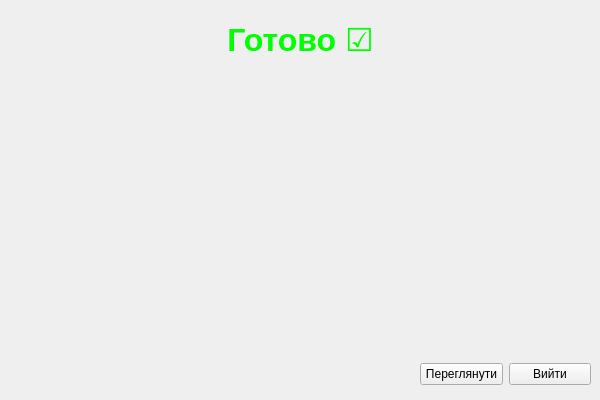
<?xml version="1.0" encoding="UTF-8"?>
<ui version="4.0">
 <class>ThirdWindow</class>
 <widget class="QMainWindow" name="ThirdWindow">
  <property name="geometry">
   <rect>
    <x>0</x>
    <y>0</y>
    <width>600</width>
    <height>400</height>
   </rect>
  </property>
  <property name="windowTitle">
   <string>MainWindow</string>
  </property>
  <widget class="QWidget" name="centralwidget3">
   <widget class="QWidget" name="verticalLayoutWidget">
    <property name="geometry">
     <rect>
      <x>80</x>
      <y>10</y>
      <width>441</width>
      <height>61</height>
     </rect>
    </property>
    <layout class="QVBoxLayout" name="verticalLayout_1_3">
     <item>
      <widget class="QLabel" name="label_1_3">
       <property name="text">
        <string>&lt;html&gt;&lt;head/&gt;&lt;body&gt;&lt;p align=&quot;center&quot;&gt;&lt;span style=&quot; font-size:24pt; font-weight:600; color:#00ff00;&quot;&gt;Готово ☑&lt;/span&gt;&lt;/p&gt;&lt;/body&gt;&lt;/html&gt;</string>
       </property>
      </widget>
     </item>
    </layout>
   </widget>
   <widget class="QWidget" name="horizontalLayoutWidget">
    <property name="geometry">
     <rect>
      <x>420</x>
      <y>359</y>
      <width>171</width>
      <height>31</height>
     </rect>
    </property>
    <layout class="QHBoxLayout" name="horizontalLayout3">
     <item>
      <widget class="QPushButton" name="view">
       <property name="text">
        <string>Переглянути</string>
       </property>
      </widget>
     </item>
     <item>
      <widget class="QPushButton" name="exit">
       <property name="text">
        <string>Вийти</string>
       </property>
      </widget>
     </item>
    </layout>
   </widget>
   <widget class="QWidget" name="verticalLayoutWidget_2">
    <property name="geometry">
     <rect>
      <x>9</x>
      <y>69</y>
      <width>581</width>
      <height>261</height>
     </rect>
    </property>
    <layout class="QVBoxLayout" name="verticalLayout_2_3">
     <item>
      <widget class="QLabel" name="label_2_3">
       <property name="text">
        <string/>
       </property>
       <property name="pixmap">
        <pixmap>Фон.png</pixmap>
       </property>
      </widget>
     </item>
    </layout>
   </widget>
  </widget>
 </widget>
 <resources/>
 <connections/>
</ui>
